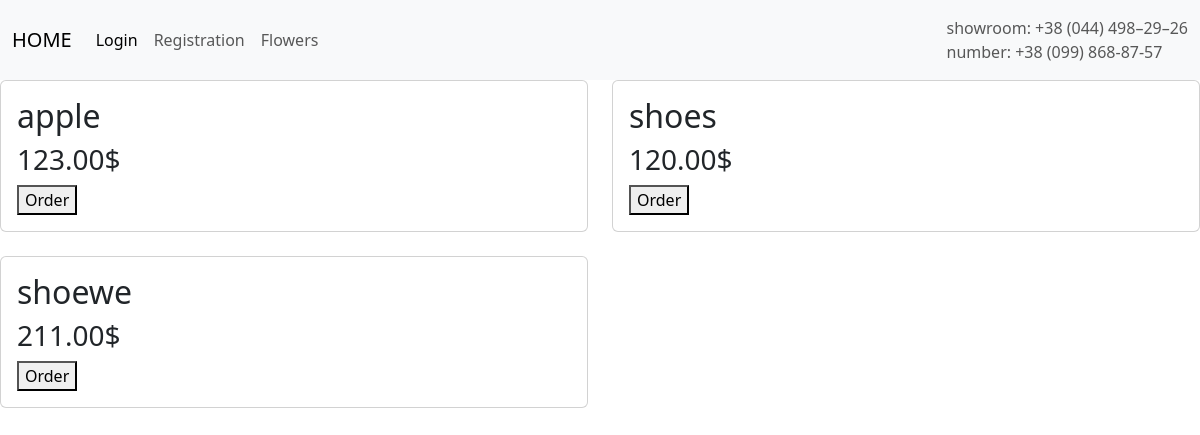
Page /catalog/ on the committed database.
### shop/models/product.py (models this page shows)
class Product(TimeStampedMixin):
    category = models.ForeignKey('shop.Categories', related_name='products', on_delete=models.SET_NULL, null=True, blank=True)
    sub_category = models.ForeignKey('shop.SubCategories', related_name='products', on_delete=models.SET_NULL, null=True, blank=True)
    name = models.CharField(max_length=100)
    description = models.TextField()
    price = models.DecimalField(max_digits=5, decimal_places=2)
    objects = ProductManager()

### shop/views.py (the view)
# urls.py: path('catalog/', views.ProductCatalog.as_view(), name='catalog'),
class ProductCatalog(FormMixin, ListView):
    template_name = "catalog.html"
    model = Product
    context_object_name = 'products'
    form_class = OrderCreationForm

### shop/manager/product.py (called while the page is built)
    def get_queryset(self):
        return ProductQueryset(model=self.model, using=self._db, hints=self._hints)

### shop/templates/catalog.html (shortened to what this page needs)
{% extends 'base/base.html' %}
{% load static %}
{% block content %}
<nav class="navbar navbar-expand-lg bg-body-tertiary">
  <div class="container-fluid">
    <a class="navbar-brand" href="{% url 'index' %}">HOME</a>
    <div class="collapse navbar-collapse" id="navbarText">
      <ul class="navbar-nav me-auto mb-2 mb-lg-0">
        <li class="nav-item">
          <a class="nav-link active" aria-current="page" href="{% url 'login' %}">Login</a>
        </li>
        <li class="nav-item">
          <a class="nav-link" href="{% url 'register' %}">Registration</a>
        </li>
        <li class="nav-item">
          <a class="nav-link" href="{% url 'product' %}">Flowers</a>
        </li>
      </ul>
      <span class="navbar-text">
        showroom: +38 (044) 498–29–26<br>
        number: +38 (099) 868-87-57
      </span>
    </div>
  </div>
</nav>
<div class="row row-cols-1 row-cols-md-2 g-4">
{% for product in products %}
  <div class="col">
    <div class="card">
      <div class="card-body">
         <h2 class="card-title">{{ product.name }}</h2>
          <h3 class="card-text">{{ product.price }}$</h3>
        <button data-order-url="{% url 'order' product.id %}" data-bs-toggle="modal" data-bs-target="#itemOrderModal" class="OrderView">Order</button>
      </div>
    </div>
  </div>
{% endfor %}
</div>
{% endblock %}

### rows in the picture
Product: name "apple", price "123.00"
Product: name "shoes", price "120.00"
Product: name "shoewe", price "211.00"
